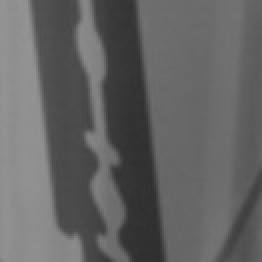
#> input picture Blob_Centroid/e.jpeg, 131 x 131 px, found by its file name (shown 2 times larger)
$ python script.py
#> lines starting #> are read from the running program, lines starting #| are printed output that depends on the picture; after the words box and inside, x2 and y2 are one past the last pixel; in counts of white or black regions, pixels touching at a corner belong together
### Blob_Centroid/func.py
import cv2
import numpy as np

# [8 lines left out: function auto_canny, not called in this run]

def thresh_optima(img):
    high_thresh = cv2.threshold(img, 0, 255, cv2.THRESH_BINARY + cv2.THRESH_OTSU)[0]
    low_thresh = 0.5*high_thresh
    return low_thresh, high_thresh

### Blob_Centroid/script.py
import cv2
import numpy as np
from func import auto_canny, thresh_optima

image1 = cv2.imread(r"Blob_Centroid\e.jpeg")
#> image1 is the input picture: shape (131, 131, 3); min 46, max 148, mean 99.2

image = cv2.bitwise_not(image1)
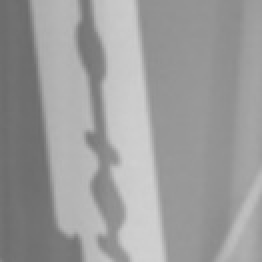
#> image: shape (131, 131, 3) (shown 2 times larger); min 107, max 209, mean 155.8

height, width, channels = image1.shape
#> height = 131; width = 131; channels = 3
imgray = cv2.cvtColor(image, cv2.COLOR_BGR2GRAY)
# blurred = cv2.GaussianBlur(imgray, (3, 3), 0)
sharped = cv2.filter2D(imgray, -1, np.array([[-1, -1, -1], [-1, 9, -1], [-1, -1, -1]]))
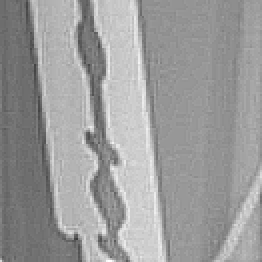
#> sharped: shape (131, 131) (shown 2 times larger); min 59, max 255, mean 155.8
# sharped = cv2.filter2D(sharped, -1, np.array([[-1, -1, -1], [-1, 9, -1], [-1, -1, -1]]))
blurred = cv2.GaussianBlur(sharped, (3, 3), 0)
blurred = cv2.GaussianBlur(blurred, (3, 3), 0)

edged = cv2.Canny(blurred, *thresh_optima(blurred))
#> in thresh_optima, `high_thresh = cv2.threshold(img, 0, 255, cv2.THRESH_BINARY + cv2.THRES..`: high_thresh = 163
#> in thresh_optima, `low_thresh = 0.5*high_thresh`: low_thresh = 81.5
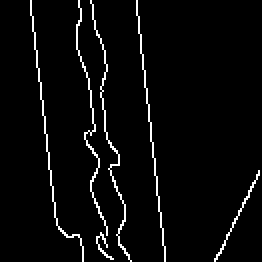
#> edged: shape (131, 131) (shown 2 times larger); 3.8% white in thin lines or dots, all inside (x1, y1, x2, y2) = (15, 0, 130, 131)
# edged = auto_canny(blurred)

thresh = edged #cv2.adaptiveThreshold(edged,255,cv2.ADAPTIVE_THRESH_GAUSSIAN_C, cv2.THRESH_BINARY,3,2)
# thresh = cv2.threshold(blurred, 200, 255, cv2.THRESH_BINARY_INV)[1]

# thresh = cv2.erode(thresh, None, iterations=2)  # ignore
# thresh = cv2.dilate(thresh, None, iterations=2)  # ignore

# Finds all the closed contours in the image
contours, hierarchy = cv2.findContours(thresh, cv2.RETR_TREE, cv2.CHAIN_APPROX_NONE)
#> contours = 6 contours, all with area under 20

for cnt in contours:

    area = cv2.contourArea(cnt)
    if area > 8:
        M = cv2.moments(cnt) # Moments of the contour

        if M["m00"] == 0:
            continue

        cx = int(M['m10']/M['m00']) # X-coordinate of the centroid
        cy = int(M['m01']/M['m00']) # Y-coordinate of the centroid

        # Coordinates strings
        coordinates2 = '('+str(cx)+','+str(cy)+')'

        cv2.circle(image1, (cx, cy), 1, (255, 255, 255), 2) # Marker

        # Height and Width strings
        heightstr = 'Height : ' + str(height)
        widthstr = 'Width : ' + str(width)

        # Text insertion commands
        cv2.putText(image1, coordinates2, (cx-100, cy-20), cv2.FONT_HERSHEY_SIMPLEX, 0.5, (255, 0, 255), 1)
        # cv2.putText(image1,coordinates1,(cx-120,cy-40),cv2.FONT_HERSHEY_SIMPLEX,0.5,(255,0,255),1)
        cv2.putText(image1,heightstr, (0, 20), cv2.FONT_HERSHEY_SIMPLEX, 0.5, (0, 0, 0), 1)
        cv2.putText(image1,widthstr, (0, 40), cv2.FONT_HERSHEY_SIMPLEX, 0.5, (0, 0, 0), 1)
#> this loop made 6 passes
#> (area, cx, cy) on passes 2, 4, 5: (16, 117, 108), (18, 57, 92), (16, 45, 73)
#> area on passes 1, 3, 6: 8, 0, 6
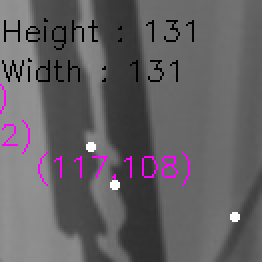
#> image1: shape (131, 131, 3) (shown 2 times larger); 3.73% of pixels changed, all inside (x1, y1, x2, y2) = (0, 9, 120, 111)

cv2.drawContours(image1, contours, -1, (0, 255, 0), 2)
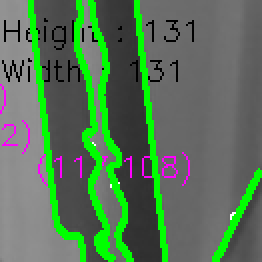
#> image1: shape (131, 131, 3) (shown 2 times larger); 12.36% of pixels changed, all inside (x1, y1, x2, y2) = (14, 0, 131, 131)
# cv2.imshow('image threshold',image1)
# cv2.imshow('image',contours)

cv2.imshow('Canny',edged)

cv2.imshow("Image",image1)

cv2.imshow("Gaussian Blur", blurred)

cv2.waitKey(0)
cv2.destroyAllWindows()
